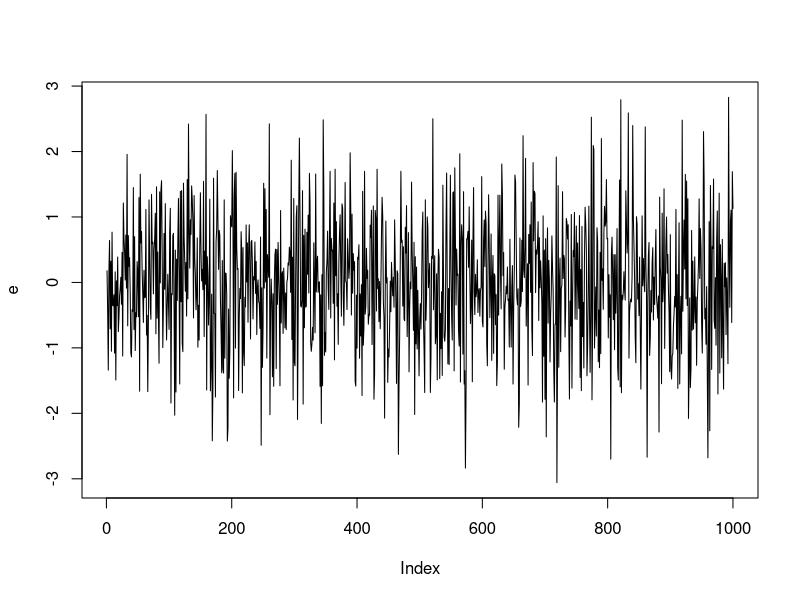
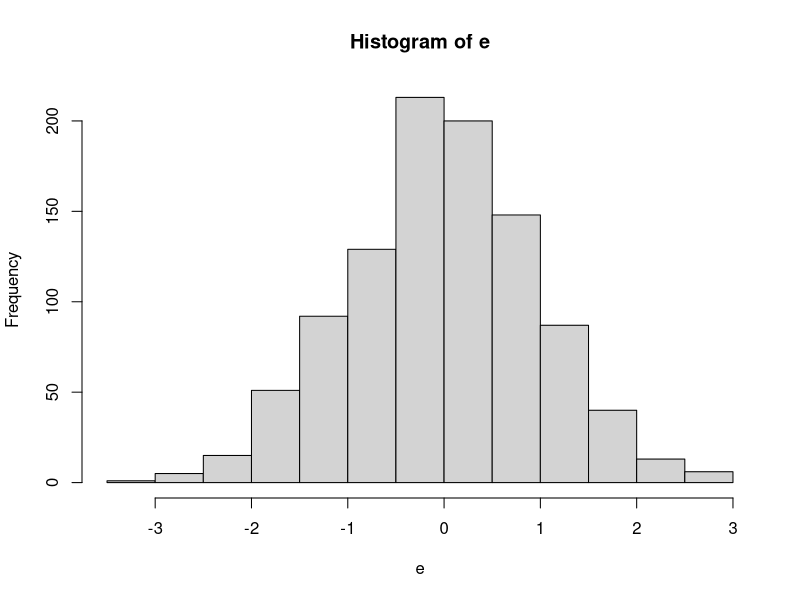
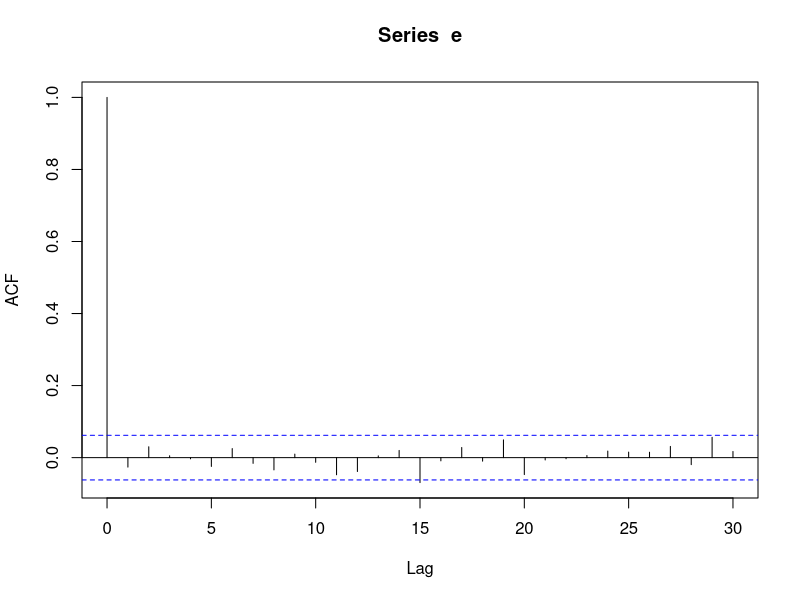
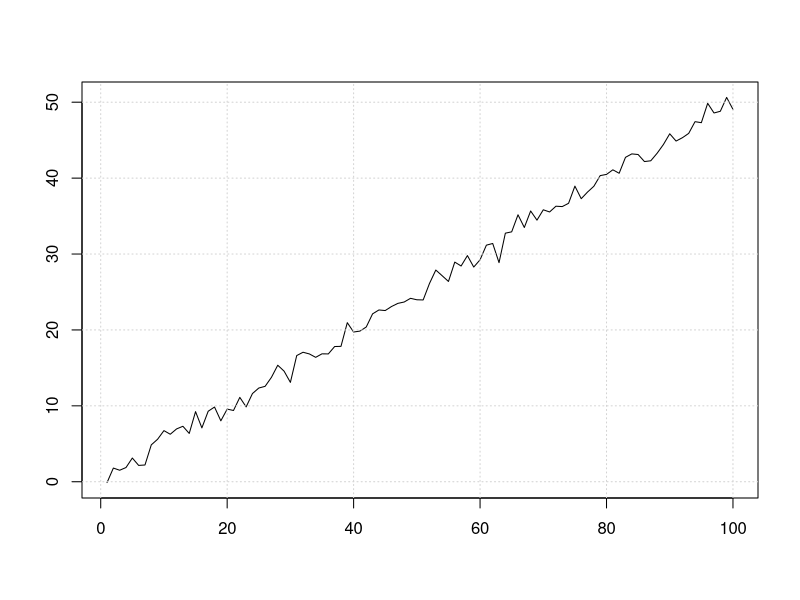
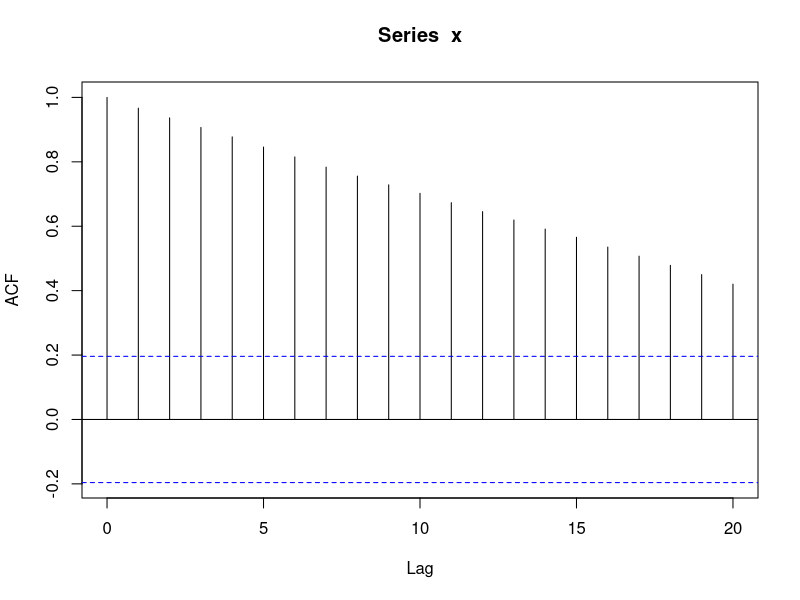
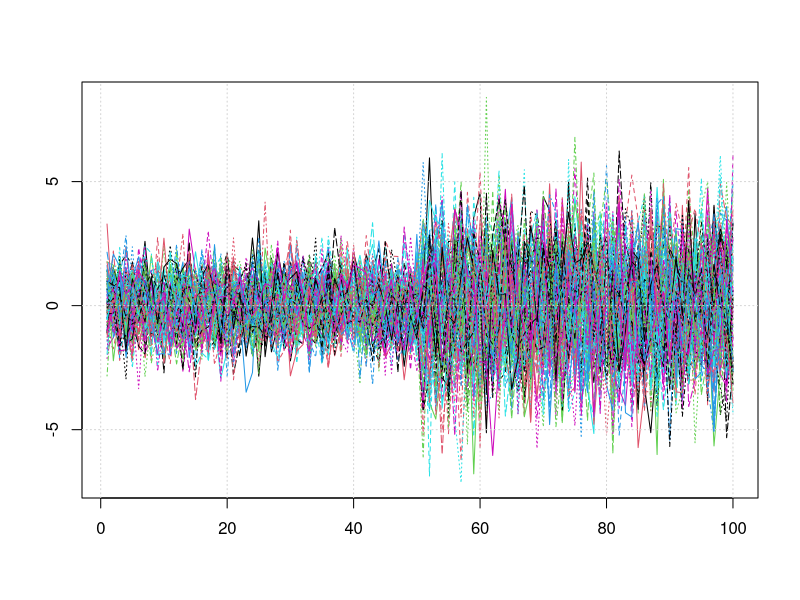
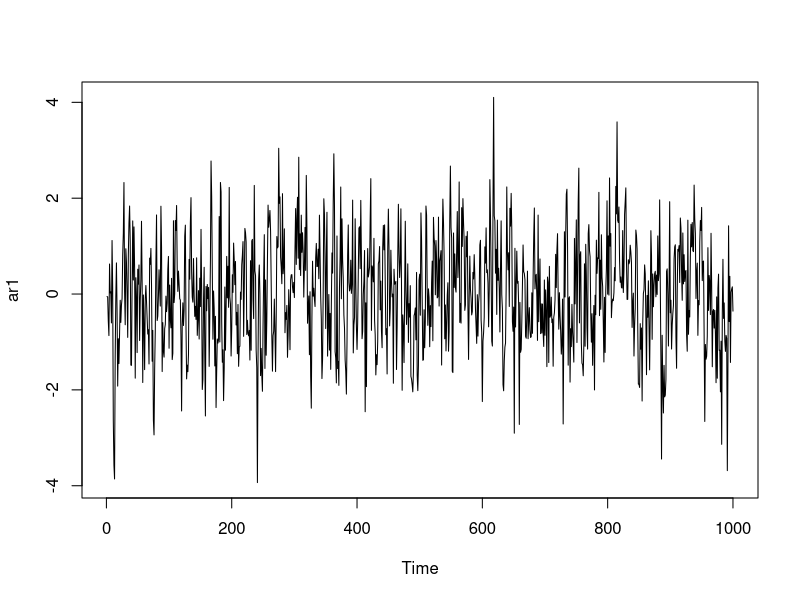
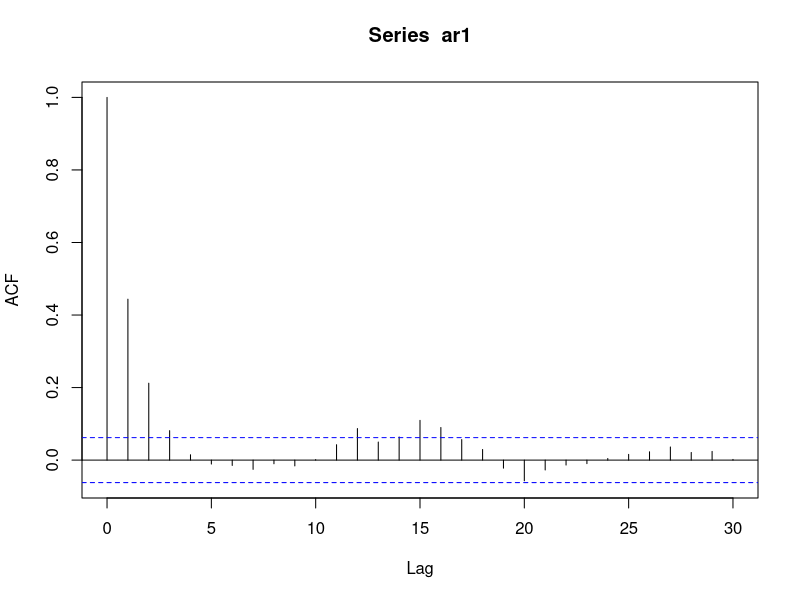

These charts were generated, in order, by the following R code: (Note: this script raises an error after producing the figures.)
rm(list = ls())
cat("\014")
Sys.setlocale(category = "LC_ALL", locale = "english")


# Stationarity ------------------------------------------------------------
# White Noise
e <- rnorm(1000, mean = 0, sd = 1)
plot(e,type='l')
hist(e,20)
acf(e)

# Deterministic trend process
TT    <- 100
alpha <- 0
beta  <- 0.5
e     <- rnorm(TT, mean=0, sd=1)
trend <- 1:TT
x     <- alpha+beta*trend+e
plot(x,type='l',xlab="",ylab="")
grid()
acf(x)

# Change in Variance
NN <- 100
TT <- 100
X  <- matrix(NA,TT,NN)

for (i in 1:NN){
  e.part1 <- rnorm(TT/2, mean=0, sd=1)
  e.part2 <- rnorm(TT/2, mean=0, sd=2)
  X[,i] <-  c(e.part1, e.part2)
}

matplot(X,type='l',xlab="",ylab="")
grid()


# AR ----------------------------------------------------------------------------------------------------------------------------------------------------------------
# AR(1)
ar1 <- arima.sim(list(order=c(1,0,0),ar=0.5),n=1000)
plot(ar1,type='l')
acf(ar1)
pacf(ar1)

# AR(2)
ar2 <- arima.sim(list(order=c(2,0,0),ar=c(-0.2,0.35)),n=1000)
plot(ar2,type='l')
acf(ar2)
pacf(ar2)

# MA ----------------------------------------------------------------------------------------------------------------------------------------------------------------
ma1 <- arima.sim(list(order=c(0,0,1),ma=0.5),n=10000)
plot(ma1,type='l')
acf(ma1)
pacf(ma1)

ma2 <- arima.sim(list(order=c(0,0,2),ma=c(0.3,0.5)),n=10000)
plot(ma2,type='l')
acf(ma2)
pacf(ma2)


# ARMA --------------------------------------------------------------------------------------------------------------------------------------------------------------
phi <- 0.9
theta <- 0.5
my.model <- list(order=c(1,0,1),ar=phi,ma=theta)
arma11 <- arima.sim(my.model,n=10000)
plot(arma11,type='l')
acf(arma11)
pacf(arma11)

# Fitting an ARMA ---------------------------------------------------------------------------------------------------------------------------------------------------
library(readxl)
library(zoo)
library(tseries)
library(urca)
library(lmtest)

# Load Data
Raw.Data <- read_excel("UK GDP Quarterly.xls")
Year  <- as.yearqtr(Raw.Data$TIME)
Year1 <- Year[-1]
GDP <- Raw.Data$Value
LGDP <- log(GDP)
DLGDP <- diff(LGDP)

# Data Visualisation
plot(Year, GDP, type='l')
grid()

plot(Year1, DLGDP, type='l',ylab='Growth Rate of GDP', xlab='Year')
grid()

hist(DLGDP,100, main="", xlab="")

boxplot(DLGDP,horizontal=TRUE)

acf(DLGDP, 24, main="")
grid()

pacf(DLGDP, 24, main="")
grid()

# Model Selection ARMA(p,q) by AIC
pLag <- 0:5
qLag <- 0:5
np   <- length(pLag)
nq   <- length(qLag)
IC   <- matrix(NA, np, nq)

for (i in 1:np){
  for (j in 1:nq){
    p <- pLag[i]
    q <- qLag[j]
    
    ifit    <- arima(DLGDP, order=c(p,0,q))
    IC[i,j] <- AIC(ifit)
  }
}

write.table(IC, "clipboard", sep="\t", row.names=FALSE)

idx <- which(IC == min(IC), arr.ind = TRUE)
best.p=idx[1]-1
best.q=idx[2]-1

# Model Diagnostics
fit.best <- arima(DLGDP, order=c(best.p,0,best.q))
coeftest(fit.best)

# Overfitting
overfit <- arima(DLGDP, order=c(3,0,4))
coeftest(overfit)

# Time Series Plot of Residuals 
my.resid <- resid(fit.best)
plot(Year1, my.resid, type='l', xlab="Year", ylab="", main="Residuals")
grid()

# ACF Plot of Residuals
acf(my.resid,50, main="")
grid()

# Test of autocorrelation on residuals by Ljung-Box Test
Box.test(my.resid,type="Ljung-Box",lag=10, fitdf=best.p+best.q)
Box.test(my.resid,type="Ljung-Box",lag=20, fitdf=best.p+best.q)
Box.test(my.resid,type="Ljung-Box",lag=30, fitdf=best.p+best.q)

# Normality Test
qqnorm(my.resid)
qqline(my.resid)

jarque.bera.test(my.resid)


# Seasonal ARIMA ----------------------------------------------------------------------------------------------------------------------------------------------------
library(forecast)
model <- Arima(ts(rnorm(100),freq=4), order=c(1,1,1), seasonal=c(1,1,1),
               fixed=c(phi=0.5, theta=-0.4, Phi=0.3, Theta=-0.2))
sarima <- simulate(model, nsim=1000)
plot(sarima,type='l')
acf(sarima)
pacf(sarima)

